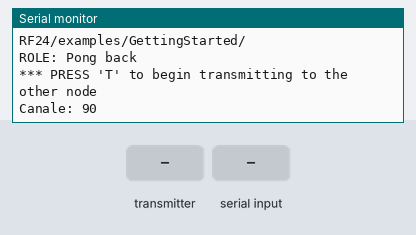
Bench run of a sketch on a simulated Arduino Uno, built with avr-gcc and run on an emulated ATmega328P. Shown: the last lines printed to the serial monitor. Inputs (shaded band) come from the test bench. No radio packets arrive unless stated.

Above: at 1.2 s.
1.3 s: the transmitter starts sending got_time = 0
At 1.41 s:
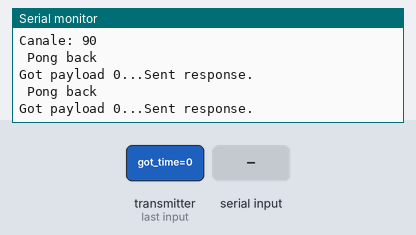
2.8 s: "T" received over Serial
At 3.7 s:
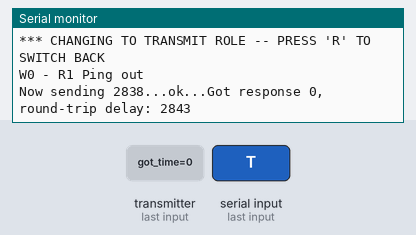
4.3 s: "R" received over Serial
At 5.17 s:
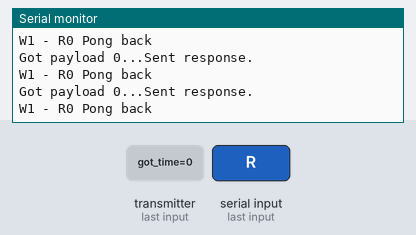
6.3 s: "D" received over Serial
At 6.9 s:
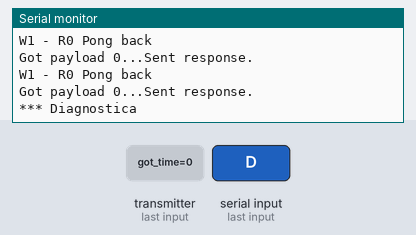

Measured:
- after the input at 1.3 s, the serial monitor: prints a new line at once (image 1)
- after the input at 2.8 s, the serial monitor: prints a new line at once (image 2)
- after the input at 4.3 s, the serial monitor: prints a new line after 0.55 s (image 3)
- after the input at 6.3 s, the serial monitor: prints a new line after 0.10 s (image 4)

The sketch:

NRF24_Ping_gio_00_Funziona.ino
```cpp
// (licence header left out)
/**
 * Example for Getting Started with nRF24L01+ radios.
 *
 * This is an example of how to use the RF24 class.  Write this sketch to two
 * different nodes.  Put one of the nodes into 'transmit' mode by connecting
 * with the serial monitor and sending a 'T'.  The ping node sends the current
 * time to the pong node, which responds by sending the value back.  The ping
 * node can then see how long the whole cycle took.

 VERSIONE Modificata Da Giorgio 13 Agosto 2013

 */

#include <SPI.h>
#include "nRF24L01.h"
#include "RF24.h"
#include "printf.h"

//
// Hardware configuration
//

// Set up nRF24L01 radio on SPI bus plus pins 9 & 10

RF24 radio(9,10);

//
// Topology
//

// Radio pipe addresses for the 2 nodes to communicate.
const uint64_t pipes[2] = { 0xF0F0F0F0E1LL, 0xF0F0F0F0D2LL };

//
// Role management
//
// Set up role.  This sketch uses the same software for all the nodes
// in this system.  Doing so greatly simplifies testing.
//

// The various roles supported by this sketch
typedef enum { role_ping_out = 1, role_pong_back } role_e;

// The debug-friendly names of those roles
const char* role_friendly_name[] = { "invalid", "Ping out", "Pong back"};

// The role of the current running sketch
role_e role = role_pong_back;

void setup(void)
{
  //
  // Print preamble
  //

  Serial.begin(57600);
  printf_begin();
  printf("\n\rRF24/examples/GettingStarted/\n\r");
  printf("ROLE: %s\n\r",role_friendly_name[role]);
  printf("*** PRESS 'T' to begin transmitting to the other node\n\r");

  //
  // Setup and configure rf radio
  //

  radio.begin();

  // optionally, increase the delay between retries & # of retries
  radio.setRetries(15,15);
 // Select this channel
 int channel=90;
      radio.setChannel(channel);
      radio.setPALevel(RF24_PA_LOW);
      radio.setDataRate(RF24_250KBPS);
      radio.setPayloadSize(8);
      radio.setAutoAck(true);
      Serial.print("Canale: ");
      Serial.println(channel);

  // optionally, reduce the payload size.  seems to
  // improve reliability
  //radio.setPayloadSize(8);

  //
  // Open pipes to other nodes for communication
  //

  // This simple sketch opens two pipes for these two nodes to communicate
  // back and forth.
  // Open 'our' pipe for writing
  // Open the 'other' pipe for reading, in position #1 (we can have up to 5 pipes open for reading)

  if ( role == role_ping_out )
  {
    radio.openWritingPipe(pipes[0]);
    radio.openReadingPipe(1,pipes[1]);
  }
  else
  {
    radio.openWritingPipe(pipes[1]);
    radio.openReadingPipe(1,pipes[0]);
  }

  //
  // Start listening
  //

  radio.startListening();

  //
  // Dump the configuration of the rf unit for debugging
  //

  radio.printDetails();
  //Serial.println(pipes[0], DEC);
  //Serial.println(pipes[1], DEC);
}

String canale;

void loop(void)
{
  //
  // Ping out role.  Repeatedly send the current time
  //
  ;


  if (role == role_ping_out)
  {


    // First, stop listening so we can talk.
    radio.stopListening();


    Serial.print(canale);
    Serial.println(" Ping out");

    // Take the time, and send it.  This will block until complete
    unsigned long time = millis();
    // unsigned long time =10;
    printf("Now sending %lu...",time);
    bool ok = radio.write( &time, sizeof(unsigned long) );

    if (ok)
      printf("ok...");
    else
      printf("failed.\n\r");

    // Now, continue listening
    radio.startListening();

    // Wait here until we get a response, or timeout (250ms)
    unsigned long started_waiting_at = millis();
    bool timeout = false;
    while ( ! radio.available() && ! timeout )
      if (millis() - started_waiting_at > 300 )
        timeout = true;

    // Describe the results
    if ( timeout )
    {
      printf("Failed, response timed out.\n\r");
    }
    else
    {
      // Grab the response, compare, and send to debugging spew
      unsigned long got_time;
      radio.read( &got_time, sizeof(unsigned long) );

      // Spew it
      printf("Got response %lu, round-trip delay: %lu\n\r",got_time,millis()-got_time);
    }

    // Try again 1s later
    delay(1000);
  }

  //
  // Pong back role.  Receive each packet, dump it out, and send it back
  //

  if ( role == role_pong_back )
  {
    //radio.startListening();

    // if there is data ready
    if ( radio.available() )
    {
    Serial.print(canale);
    Serial.println(" Pong back");
      // Dump the payloads until we've gotten everything
      unsigned long got_time;
      bool done = false;
      while (!done)
      {
        // Fetch the payload, and see if this was the last one.
        done = radio.read( &got_time, sizeof(unsigned long) );

        // Spew it
        printf("Got payload %lu...",got_time);

	// Delay just a little bit to let the other unit
	// make the transition to receiver
	delay(100);
      }

      // First, stop listening so we can talk
      radio.stopListening();

      // Send the final one back.
      radio.write( &got_time, sizeof(unsigned long) );
      printf("Sent response.\n\r");

      // Now, resume listening so we catch the next packets.
      radio.startListening();
    }
  }

  //
  // Change roles
  //

  if ( Serial.available() )
  {
    char c = toupper(Serial.read());
    if ( c == 'T' && role == role_pong_back )
    {
      printf("*** CHANGING TO TRANSMIT ROLE -- PRESS 'R' TO SWITCH BACK\n\r");

      // Become the primary transmitter (ping out)
      role = role_ping_out;
      radio.openWritingPipe(pipes[0]);
      radio.openReadingPipe(1,pipes[1]);
      canale= "W0 - R1";
      //radio.startListening();

  //
  // Dump the configuration of the rf unit for debugging
  //
  radio.printDetails();
      }


    else if ( c == 'R' && role == role_ping_out )
    {
      printf("*** CHANGING TO RECEIVE ROLE -- PRESS 'T' TO SWITCH BACK\n\r");

      // Become the primary receiver (pong back)
      role = role_pong_back;
      radio.openWritingPipe(pipes[1]);
      radio.openReadingPipe(1,pipes[0]);
      canale= "W1 - R0";
     //radio.startListening();

  //
  // Dump the configuration of the rf unit for debugging
  //
  radio.printDetails();
    }

       else if ( c == 'D')
    {
      printf("*** Diagnostica \n\r");
      radio.printDetails();
      delay(5000);
      printf("Fine Diagnostica \n\r");
    }

  }
}
// vim:cin:ai:sts=2 sw=2 ft=cpp
```

printf.h
```cpp
// (licence header left out)
/**
 * @file printf.h
 *
 * Setup necessary to direct stdout to the Arduino Serial library, which
 * enables 'printf'
 */

#ifndef __PRINTF_H__
#define __PRINTF_H__

#ifdef ARDUINO

int serial_putc( char c, FILE * )
{
  Serial.write( c );

  return c;
}

void printf_begin(void)
{
  fdevopen( &serial_putc, 0 );
}

#else
#error This example is only for use on Arduino.
#endif // ARDUINO

#endif // __PRINTF_H__
```
